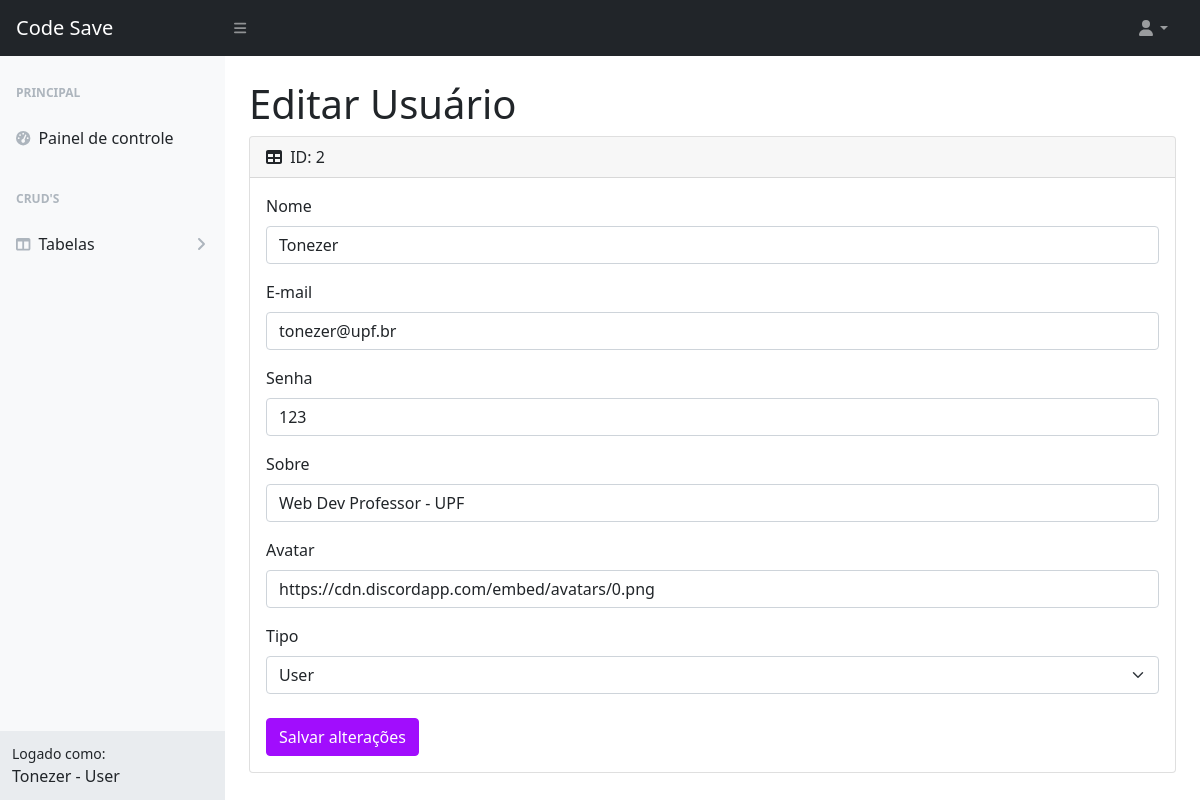
The page /pages/userEdit.php?id=2 (signed in) on the database its author committed.
### tables this page shows
CREATE TABLE `user_profile` (
	`id` INT(10) NOT NULL AUTO_INCREMENT,
	`password` VARCHAR(20) NOT NULL,
	`email` VARCHAR(100) NOT NULL,
	`name` VARCHAR(100) NOT NULL,
	`bio` VARCHAR(200),
	`picture` VARCHAR(300) DEFAULT 'https://cdn.discordapp.com/embed/avatars/0.png',
  `user_type_id` INT(3) NOT NULL,
	PRIMARY KEY (`id`),
  FOREIGN KEY (`user_type_id`) REFERENCES `user_type`(`id`)
);

### utils/queries.php (called while the page is built, shortened)
<?php
function getUserById($id)
{
  $conn = connect();
  $sql = "SELECT * FROM user_profile WHERE id = $id";
  $result = $conn->query($sql);
  $user = array();
  if ($result->num_rows > 0) {
    while ($row = $result->fetch_assoc()) {
      $user[] = $row;
    }
  }
  return $user;
}

### pages/userEdit.php (the view, shortened to what this page needs)
<?php
include_once '../utils/queries.php';
if (isset($_GET['id'])) {
    $id = $_GET['id'];
    $user = getUserById($id);
    $user = $user[0];
} else {
    header('Location: index.php');
}
?>
<!DOCTYPE html>
<html lang="en">
<head>
    <link href="css/styles.css" rel="stylesheet" />
</head>
<body class="sb-nav-fixed">
    <nav class="sb-topnav navbar navbar-expand navbar-dark bg-dark">
        <a class="navbar-brand ps-3" href="index.php">Code Save</a>
        <button class="btn btn-link btn-sm order-1 order-lg-0 me-4 me-lg-0" id="sidebarToggle" href="#!"><i class="fas fa-bars"></i></button>
        <ul class="navbar-nav ms-auto ms-md-0 me-3 me-lg-4">
            <li class="nav-item dropdown">
                <a class="nav-link dropdown-toggle" id="navbarDropdown" href="#" role="button" data-bs-toggle="dropdown" aria-expanded="false"><i class="fas fa-user fa-fw"></i></a>
            </li>
        </ul>
    </nav>
    <div id="layoutSidenav">
        <div id="layoutSidenav_nav">
            <nav class="sb-sidenav accordion sb-sidenav-light" id="sidenavAccordion">
                <div class="sb-sidenav-menu">
                    <div class="nav">
                        <div class="sb-sidenav-menu-heading">Principal</div>
                        <a class="nav-link" href="index.php">
                            <div class="sb-nav-link-icon"><i class="fas fa-tachometer-alt"></i></div>
                            Painel de controle
                        </a>
                        <div class="sb-sidenav-menu-heading">CRUD'S</div>
                        <a class="nav-link collapsed" href="#" data-bs-toggle="collapse" data-bs-target="#collapseLayouts" aria-expanded="false" aria-controls="collapseLayouts">
                            <div class="sb-nav-link-icon"><i class="fas fa-columns"></i></div>
                            Tabelas
                            <div class="sb-sidenav-collapse-arrow"><i class="fas fa-angle-down"></i></div>
                        </a>
                    </div>
                </div>
                <div class="sb-sidenav-footer">
                    <div class="small">Logado como:</div>
                    <?php echo $_SESSION['name'] ?> -
                    <?php echo $_SESSION['user_type'] ?>
                </div>
            </nav>
        </div>
        <div id="layoutSidenav_content">
            <main>
                <div class="container-fluid px-4">
                    <h1 class="mt-4">Editar Usuário</h1>
                    <form action="../utils/update.php" method="post">
                        <div class="card mb-4">
                            <div class="card-header">
                                <i class="fas fa-table me-1"></i>
                                <?php echo 'ID: ' . $user['id'] ?>
                            </div>
                            <div class="card-body">
                                <div class="mb-3">
                                    <label for="name" class="form-label">Nome</label>
                                    <input type="text" name="name" value="<?php echo $user['name'] ?>" class="form-control" placeholder="" aria-describedby="helpId">
                                </div>
                                <div class="mb-3">
                                    <label for="email" class="form-label">E-mail</label>
                                    <input type="text" name="email" value="<?php echo $user['email'] ?>" class="form-control" placeholder="" aria-describedby="helpId">
                                </div>
                                <div class="mb-3">
                                    <label for="password" class="form-label">Senha</label>
                                    <input type="text" name="password" value="<?php echo $user['password'] ?>" class="form-control" placeholder="" aria-describedby="helpId">
                                </div>
                                <div class="mb-3">
                                    <label for="bio" class="form-label">Sobre</label>
                                    <input type="text" name="bio" value="<?php echo $user['bio'] ?>" class="form-control" placeholder="" aria-describedby="helpId">
                                </div>
                                <div class="mb-3">
                                    <label for="picture" class="form-label">Avatar</label>
                                    <input type="text" name="picture" value="<?php echo $user['picture'] ?>" class="form-control" placeholder="" aria-describedby="helpId">
                                </div>
                                <div class="mb-3">
                                    <div class="mb-3">
                                        <label for="user_type_id" class="form-label">Tipo</label>
                                        <select class="form-select" name="user_type_id">
                                            <option <?php if ($user['user_type_id'] == 2) {
                                                        echo "selected";
                                                    }  ?> value="2">User</option>
                                        </select>
                                    </div>
                                </div>
                                <button type="submit" class="btn btn-primary mt-2">Salvar alterações</button>
                            </div>
                        </div>
                    </form>
                </div>
            </main>
        </div>
    </div>
</body>
</html>

### rows shown on the page
user_profile: id "2", name "Tonezer", email "tonezer@upf.br", password "123", bio "Web Dev Professor - UPF", picture "https://cdn.discordapp.com/embed/avatars/0.png", user_type_id "User"

### other values the page prints
$_SESSION['name'] "Tonezer"
$_SESSION['user_type'] "User"
